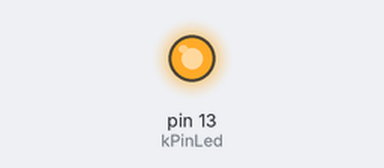
The sketch below on a simulated Arduino Uno, built with avr-gcc and run on an emulated ATmega328P. Shown: output pins drawn as LEDs (lit = HIGH).

Above: at 0.4 s.
At 10.3 s:
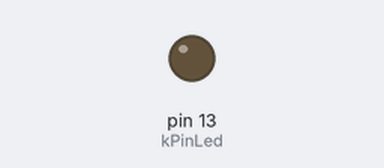
Timing chart, 0 to 11.7 s (numbered marks = the images above):
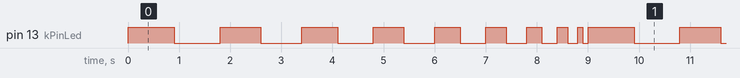

The sketch:

While_1.ino
```cpp
const int kPinLed = 13;
int delayTime = 1000;
 void setup()
 {
  pinMode(kPinLed, OUTPUT);
 }

void loop()
{
  while(delayTime > 0){ // while delayTime is less than 1000
   delayTime = delayTime - 100;
   digitalWrite(kPinLed, HIGH);
   delay(delayTime);
   digitalWrite(kPinLed, LOW);
   delay(delayTime);
  }
  delayTime = 1000;

}
```

Measured:
- by itself, pin 13 (kPinLed): repeats every 9.0 s: LOW 0.90 s, HIGH 0.80 s, LOW 0.80 s, HIGH 0.70 s, LOW 0.70 s, HIGH 0.60 s, LOW 0.60 s, HIGH 0.50 s, LOW 0.50 s, HIGH 0.40 s, LOW 0.40 s, HIGH 0.30 s, LOW 0.30 s, HIGH 0.20 s, LOW 0.20 s, HIGH 0.10 s, LOW 0.10 s, HIGH 0.90 s
- by itself, everything shown: repeats every 9.0 s, in 18 steps
